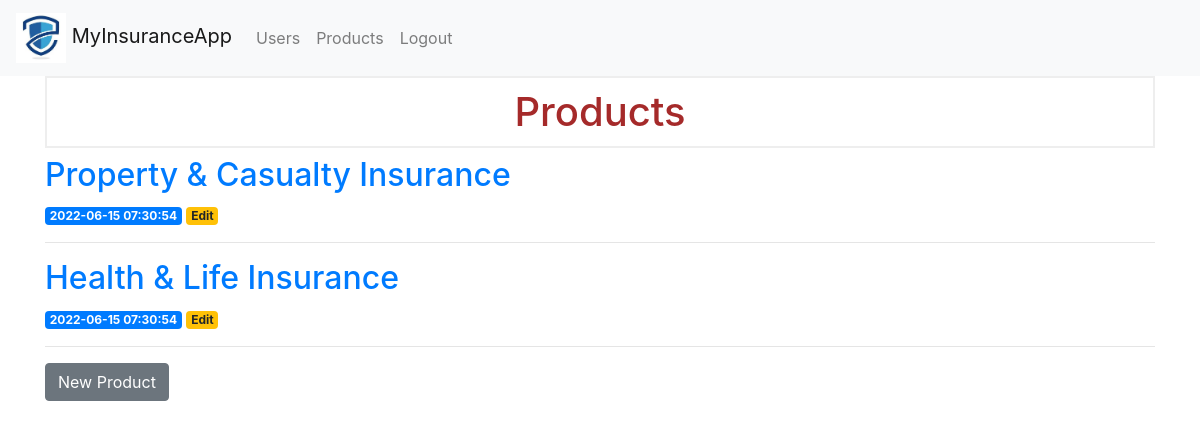
The app's page /products/ (signed in) with its own data.
### tables this page shows
CREATE TABLE products(
    id INTEGER PRIMARY KEY AUTOINCREMENT,
    created TIMESTAMP DEFAULT CURRENT_TIMESTAMP,
    name TEXT ,
    description TEXT,
    cost float ,
    is_active boolean
);

### project/controllers/web/product_controller.py (the view)
@app.route('/products/')
def products():
    if not session.get("id"):
        return redirect(url_for('login'))
    products = get_products()
    return render_template('product/products.html', products=products)

### project/persistence/__init__.py (called while the page is built)
def dict_factory(cursor, row):
    d = {}
    for idx, col in enumerate(cursor.description):
        d[col[0]] = row[idx]
    return d

def get_db_connection():
    conn = sqlite3.connect('./database/database.db')
    conn.row_factory = dict_factory
    return conn

### project/persistence/products_dao.py (called while the page is built)
def get_products():
    conn = get_db_connection()
    products = conn.execute('SELECT * FROM products').fetchall()
    conn.close()
    return products

### project/templates/product/products.html
{% extends '/base.html' %}
{% block content %}
<h1>{% block title %} Products {% endblock %}</h1>
{% for product in products %}
<a href="{{ url_for('product', product_id=product['id']) }}">
    <h2>{{ product['name'] }}</h2>
</a>
<span class="badge badge-primary">{{ product['created'] }}</span>
<a href="{{ url_for('editproduct', id=product['id']) }}">
    <span class="badge badge-warning">Edit</span>
</a>
<hr> {% endfor %}
<a class="btn btn-secondary" href="{{url_for('createproduct')}}">New Product</a>
{% endblock %}

### project/static/css/style.css (style rules this page uses)
h1 { border: 2px #eee solid; color: brown; text-align: center; padding: 10px; }

### records on screen
products: name "Property & Casualty Insurance", created "2022-06-15 07:30:54"
products: name "Health & Life Insurance", created "2022-06-15 07:30:54"
